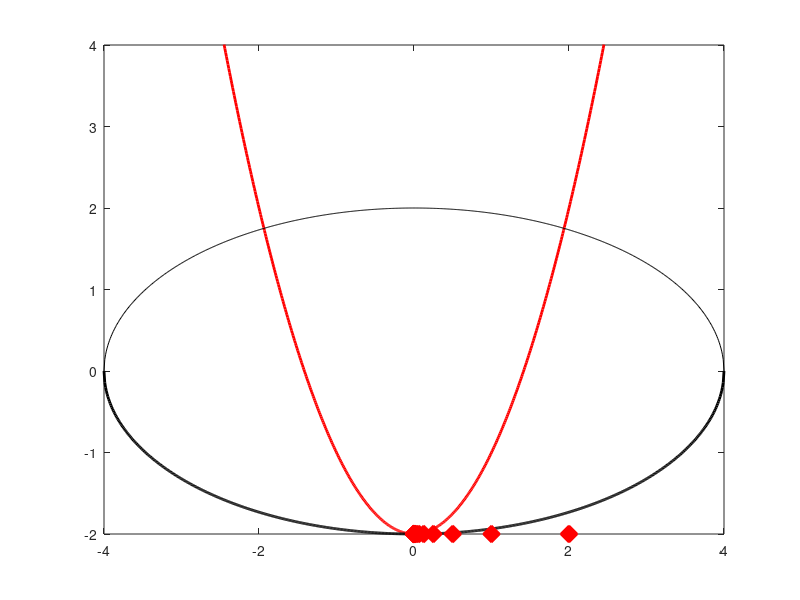

MATLAB code for this plot:
xx = -4:.01:4;
yy1 = xx.^2 - 2;
yy2a = 2*sqrt(1-xx.^2/16);
yy2b = -2*sqrt(1-xx.^2/16);

plot(xx,yy1,'r','Linewidth',2); hold on;
plot(xx,yy2a,'k',xx,yy2b,'k','Linewidth',2);
axis([-4,4,-2,4]);

F = @(x,y)[y - x.^2 + 2; x.^2/16 + y.^2/4 - 1];
J = @(x,y)[-2*x 1; x/8 y/2];

% Newton iteration
x = 2;
y = -2;
plot(x,y,'xr','Linewidth',10);
for i = 1:15
    dx = J(x,y)\-F(x,y);
    x = x + dx(1);
    y = y + dx(2);
    fprintf('Iteration %4d: %2.14f, %2.14f\n', i, x, y);
    plot(x,y,'xr','Linewidth',10);
    if norm(F(x,y)) < 10^-8
        fprintf('Converged!')
        break;
    end
end